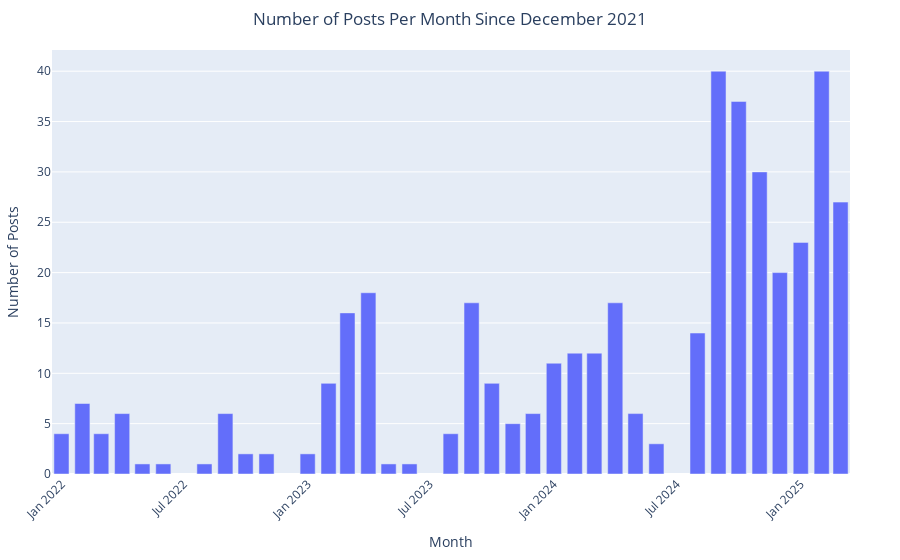

Notebook code cell kept with this figure:
### Markdown cell above
As per this breakdown on the Instagram Discoverabilty by Medium, "Aim to post content consistently. Whether that's daily, every other day, or three times a week, consistency helps your content become more discoverable as Instagram rewards frequent and regular posting with higher engagement and better algorithm placement." https://medium.com/@trulydigitalmedia/how-to-optimize-your-instagram-profile-for-discoverability-13d0b200f0eb

Consistency in regards to the frequency of posts is extremley important to the algorith and your discoverability options, and the posts on the Kent State Recreation and Wellness Instagram page still lack somewhat. Despite a clear uptake in frequency, the amount of posts still vary wildly on a month-to-month basis. This harms discoverabillity and places you in an unfavorable position with the reccomendation algorightm.

### Code cell
import pandas as pd
import plotly.express as px

# Define the dataset file path
file_path = 'Downloads/dataset_instagram-scraper_2025-03-25_16-31-50-146.csv'

# Load the Instagram data into a DataFrame
instagram_data = pd.read_csv(file_path)

# Check for required columns
if 'timestamp' in instagram_data.columns:
    # Convert 'timestamp' to datetime format
    instagram_data['timestamp'] = pd.to_datetime(instagram_data['timestamp'], errors='coerce').dt.tz_localize(None)

    # Filter for posts made since December 2021
    filtered_data = instagram_data.loc[instagram_data['timestamp'] >= '2021-12-01']  # Use .loc explicitly

    # Group posts by month and count
    filtered_data['month'] = filtered_data['timestamp'].dt.to_period('M')  # Extract the year-month period
    posts_per_month = filtered_data.groupby('month')['timestamp'].count().reset_index()
    posts_per_month.columns = ['Month', 'Number of Posts']

    # Convert 'Month' back to datetime for plotting
    posts_per_month['Month'] = posts_per_month['Month'].dt.to_timestamp()

    # Create a bar chart
    fig = px.bar(
        posts_per_month,
        x='Month',
        y='Number of Posts',
        labels={"Month": "Month", "Number of Posts": "Number of Posts"},
        title="Number of Posts Per Month Since December 2021"
    )

    # Customize the layout for better visibility
    fig.update_layout(
        xaxis_title="Month",
        yaxis_title="Number of Posts",
        title_x=0.5,  # Center the title
        margin=dict(l=50, r=50, t=50, b=50),  # Add padding
        xaxis=dict(tickangle=-45)  # Rotate x-axis labels for readability
    )

    # Show the plot
    fig.show()
else:
    print("The dataset does not contain a 'timestamp' column.")

### Figure 1 — Plotly figure (JSON) as saved in the notebook; plotly's stock layout.template omitted (floating-point values rounded to 4 significant figures)
{"data": [{"alignmentgroup": "True", "hovertemplate": "Month=%{x}<br>Number of Posts=%{y}<extra></extra>", "legendgroup": "", "marker": {"color": "#636efa", "pattern": {"shape": ""}}, "name": "", "offsetgroup": "", "orientation": "v", "showlegend": false, "textposition": "auto", "type": "bar", "x": ["2022-01-01T00:00:00", "2022-02-01T00:00:00", "2022-03-01T00:00:00", "2022-04-01T00:00:00", "2022-05-01T00:00:00", "2022-06-01T00:00:00", "2022-08-01T00:00:00", "2022-09-01T00:00:00", "2022-10-01T00:00:00", "2022-11-01T00:00:00", "2023-01-01T00:00:00", "2023-02-01T00:00:00", "2023-03-01T00:00:00", "2023-04-01T00:00:00", "2023-05-01T00:00:00", "2023-06-01T00:00:00", "2023-08-01T00:00:00", "2023-09-01T00:00:00", "2023-10-01T00:00:00", "2023-11-01T00:00:00", "2023-12-01T00:00:00", "2024-01-01T00:00:00", "2024-02-01T00:00:00", "2024-03-01T00:00:00", "2024-04-01T00:00:00", "2024-05-01T00:00:00", "2024-06-01T00:00:00", "2024-08-01T00:00:00", "2024-09-01T00:00:00", "2024-10-01T00:00:00", "2024-11-01T00:00:00", "2024-12-01T00:00:00", "2025-01-01T00:00:00", "2025-02-01T00:00:00", "2025-03-01T00:00:00"], "xaxis": "x", "y": [4, 7, 4, 6, 1, 1, 1, 6, 2, 2, 2, 9, 16, 18, 1, 1, 4, 17, 9, 5, 6, 11, 12, 12, 17, 6, 3, 14, 40, 37, 30, 20, 23, 40, 27], "yaxis": "y"}], "layout": {"autosize": true, "barmode": "relative", "legend": {"tracegroupgap": 0}, "margin": {"b": 50, "l": 50, "r": 50, "t": 50}, "title": {"text": "Number of Posts Per Month Since December 2021", "x": 0.5}, "xaxis": {"anchor": "y", "autorange": true, "domain": [0, 1], "range": ["2021-12-18", "2025-03-15"], "tickangle": -45, "title": {"text": "Month"}, "type": "date"}, "yaxis": {"anchor": "x", "autorange": true, "domain": [0, 1], "range": [0, 42.11], "title": {"text": "Number of Posts"}, "type": "linear"}}}
